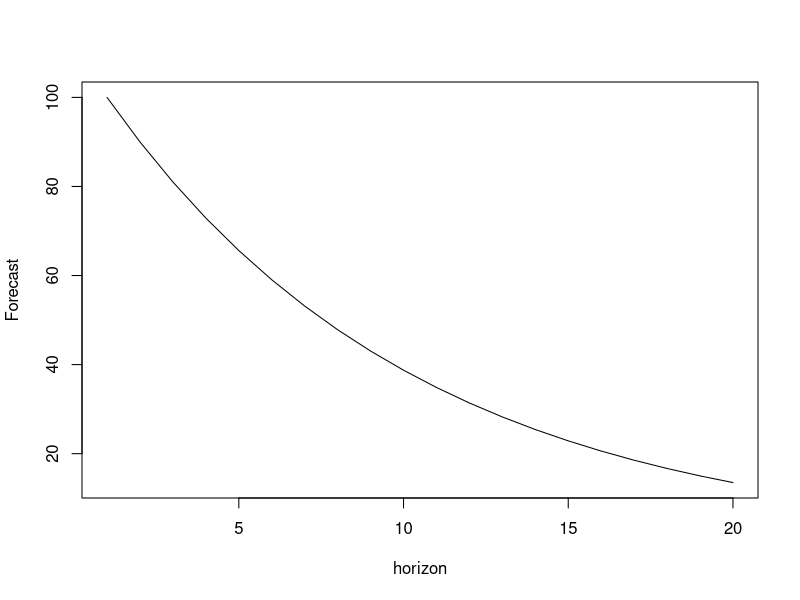
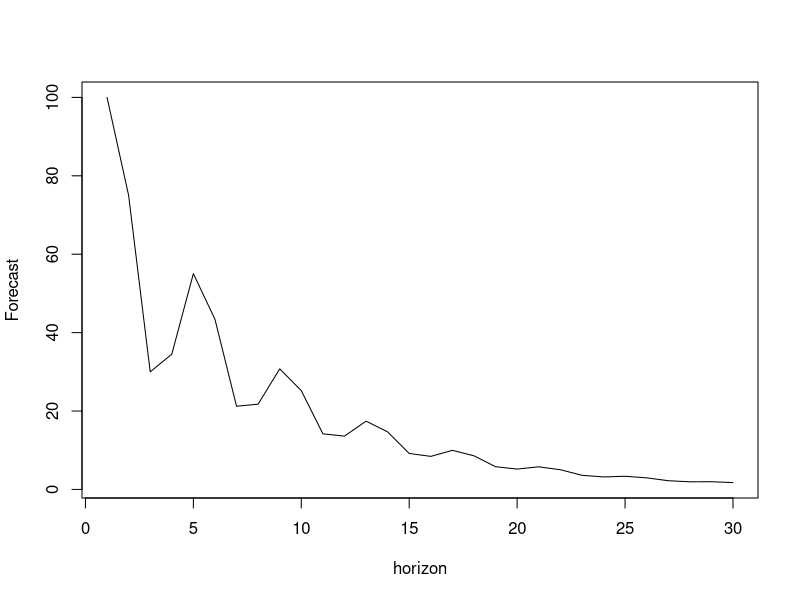
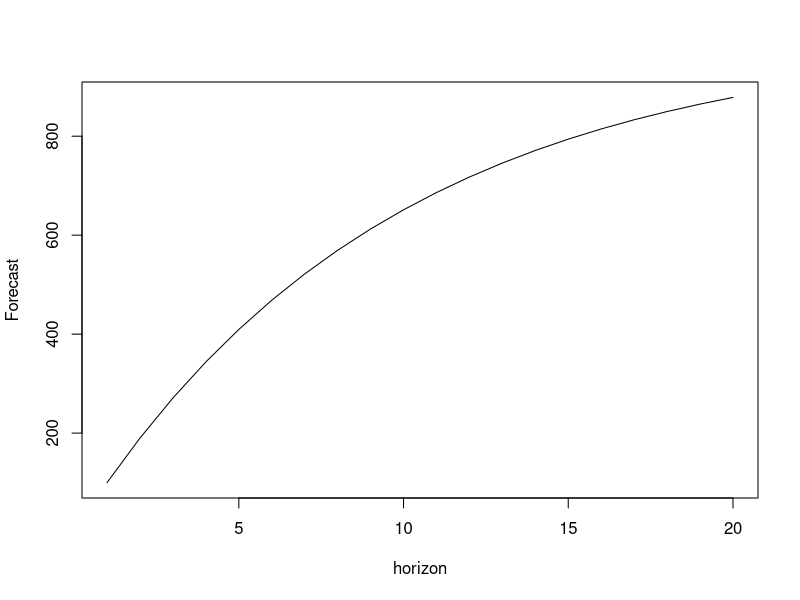
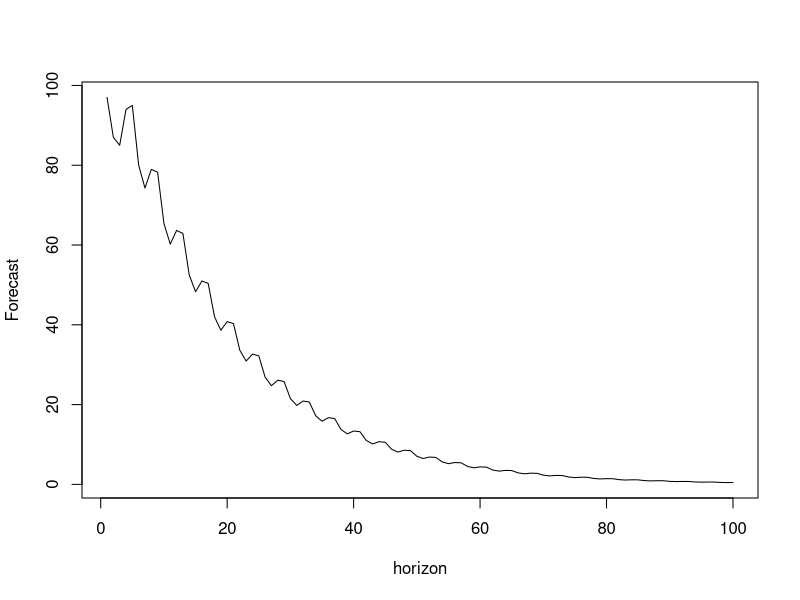
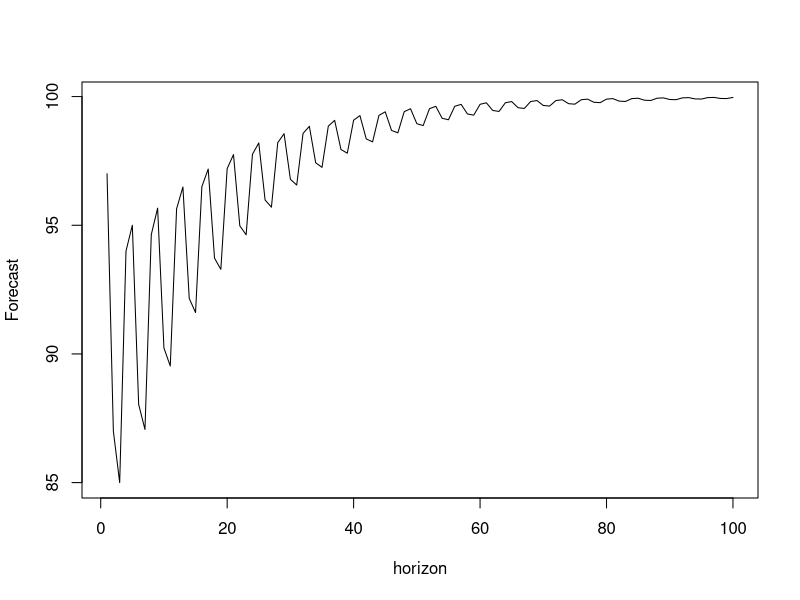
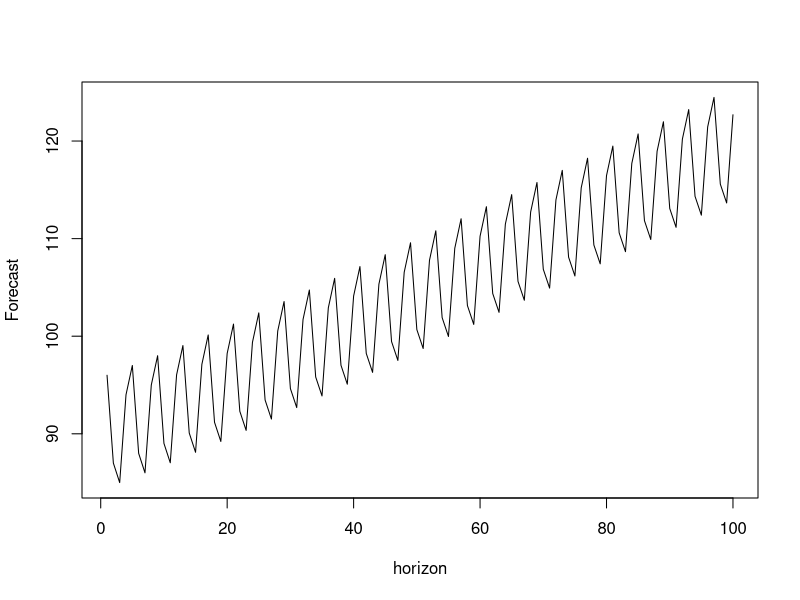
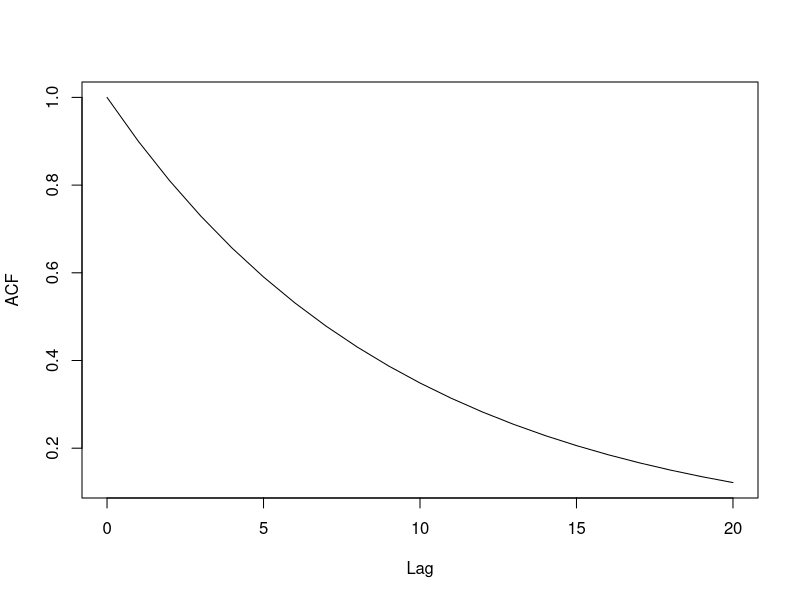

Reproduce these figures in R, in order. (Note: this script raises an error after producing the figures.)
## ---- chunk 1
y <- vector("numeric", 20)
y[1] <- 100
phi <- 0.9
for(i in 2:length(y)){
    y[i] <- phi * y[i-1]
}
plot(y, type="l", xlab="horizon", ylab="Forecast")
## ---- chunk 2
y <- vector("numeric", 30)
y[1:3] <- c(100, 75, 30)
phi <- c(0.9,-0.7,0.6)
for(i in 4:30){
    y[i] <- phi[1] * y[i-1] + phi[2] * y[i-2] + phi[3] * y[i-3]
}
plot(y, type="l", xlab="horizon", ylab="Forecast")
## ---- chunk 3
y <- vector("numeric", 20)
y[1] <- 100
phi <- 0.9
for(i in 2:length(y)){
    y[i] <- 100 + phi * y[i-1]
}
plot(y, type="l", xlab="horizon", ylab="Forecast")
## ---- chunk 4
y <- vector("numeric", 100)
y[1:5] <- c(97,87,85,94,95)
phi <- c(0.6,0.8)
for(i in 6:length(y)){
    y[i] <- phi[1] * y[i-1] + phi[2] * y[i-4] -
      phi[1] * phi[2] * y[i-5]
}
plot(y, type="l", xlab="horizon", ylab="Forecast")
## ---- chunk 5
y <- vector("numeric", 100)
y[1:5] <- c(97,87,85,94,95)
phi <- c(0.6,0.8)
for(i in 6:length(y)){
    y[i] <- phi[1] * y[i-1] + phi[2] * y[i-4] -
      phi[1] * phi[2] * y[i-5] + 8
}
plot(y, type="l", xlab="horizon", ylab="Forecast")
## ---- chunk 6
y <- vector("numeric", 100)
y[1:9] <- c(96,87,85,94,97,88,86,95,98)
phi <- c(0.6,0.8)
for(i in 10:length(y)){
    y[i] <- phi[1] * y[i-1] + (1+phi[2]) * y[i-4] -
      (1+ phi[2]) *phi[1] * y[i-5] - phi[2] * y[i-8] +
      phi[1] * phi[2] * y[i-9] + 0.1
}
plot(y, type="l", xlab="horizon", ylab="Forecast")
## ---- chunk 7
y <- vector("numeric",21)
y[] <- 0.9^c(0:(length(y)-1))
plot(0:(length(y)-1), y, type="l", xlab="Lag", ylab="ACF")
## ---- chunk 8
# All defaults
knitr::include_graphics("./images/09-Sarah.jpeg")
## ---- chunk 9
# Generate data from ETS(A,N,N) with alpha=0.2
y <- sim.es("ANN", obs=120, persistence=0.2)
# Estimate ETS(A,N,N)
esModel <- es(y$data, "ANN")
# Estimate ARIMA(0,1,1)
ssarimaModel <- ssarima(y$data, c(0,1,1), initial="optimal")
## ---- chunk 10
# Loss values
setNames(c(esModel$lossValue, ssarimaModel$lossValue),
         c("ETS(A,N,N)","ARIMA(0,1,1)"))
# AIC
setNames(c(AIC(esModel), AIC(ssarimaModel)),
         c("ETS(A,N,N)","ARIMA(0,1,1)"))
## ---- chunk 11
# Smoothing parameter and theta_1
setNames(c(esModel$persistence, ssarimaModel$MA+1),
         c("ETS(A,N,N)","ARIMA(0,1,1)"))
## ---- chunk 12
par(mfcol=c(2,1), mar=c(2,2,2,1))
plot(esModel,7)
plot(ssarimaModel,7)
## ---- chunk 13
plot(BJsales)
## ---- chunk 14
adamARIMABJ <- vector("list",3)
# ARIMA(1,1,2)
adamARIMABJ[[1]] <- adam(BJsales, "NNN", orders=c(1,1,2),
                         h=10, holdout=TRUE)
# ARIMA(0,2,2)
adamARIMABJ[[2]] <- adam(BJsales, "NNN", orders=c(0,2,2),
                         h=10, holdout=TRUE)
# ARIMA(1,1,1)
adamARIMABJ[[3]] <- adam(BJsales, "NNN", orders=c(1,1,1),
                         h=10, holdout=TRUE)
names(adamARIMABJ) <- c("ARIMA(1,1,2)", "ARIMA(0,2,2)",
                        "ARIMA(1,1,1)")
## ---- chunk 15
sapply(adamARIMABJ, AICc)
## ---- chunk 16
plot(adamARIMABJ[[2]], 7)
## ---- chunk 17
adam(BJsales, "AAN", h=10, holdout=TRUE)
## ---- chunk 18
par(mfcol=c(1,2))
plot(adamARIMABJ[[2]], c(10,11), main="")
## ---- chunk 19
adamSARIMAAir <- vector("list",3)
# SARIMA(0,2,2)(0,1,1)[12]
adamSARIMAAir[[1]] <- adam(AirPassengers, "NNN", lags=c(1,12),
                           orders=list(ar=c(0,0), i=c(2,1),
                                       ma=c(2,1)),
                           h=12, holdout=TRUE)
# SARIMA(0,2,2)(1,1,1)[12]
adamSARIMAAir[[2]] <- adam(AirPassengers, "NNN", lags=c(1,12),
                           orders=list(ar=c(0,1), i=c(2,1),
                                       ma=c(2,1)),
                           h=12, holdout=TRUE)
# SARIMA(0,2,2)(1,1,0)[12]
adamSARIMAAir[[3]] <- adam(AirPassengers, "NNN", lags=c(1,12),
                           orders=list(ar=c(0,1), i=c(2,1),
                                       ma=c(2,0)),
                           h=12, holdout=TRUE)
names(adamSARIMAAir) <- c("SARIMA(0,2,2)(0,1,1)[12]",
                          "SARIMA(0,2,2)(1,1,1)[12]",
                          "SARIMA(0,2,2)(1,1,0)[12]")
## ---- chunk 20
sapply(adamSARIMAAir, AICc)
## ---- chunk 21
AICc(adamETSAir <- adam(AirPassengers, "MAM",
                        h=12, holdout=TRUE))
## ---- chunk 22
par(mfcol=c(1,2))
plot(adamETSAir, c(10,11), main="")
## ---- chunk 23
AICc(adam(AirPassengers, "MAM", h=12, holdout=TRUE,
          order=list(ma=c(0,1)), lags=c(1,12)))
